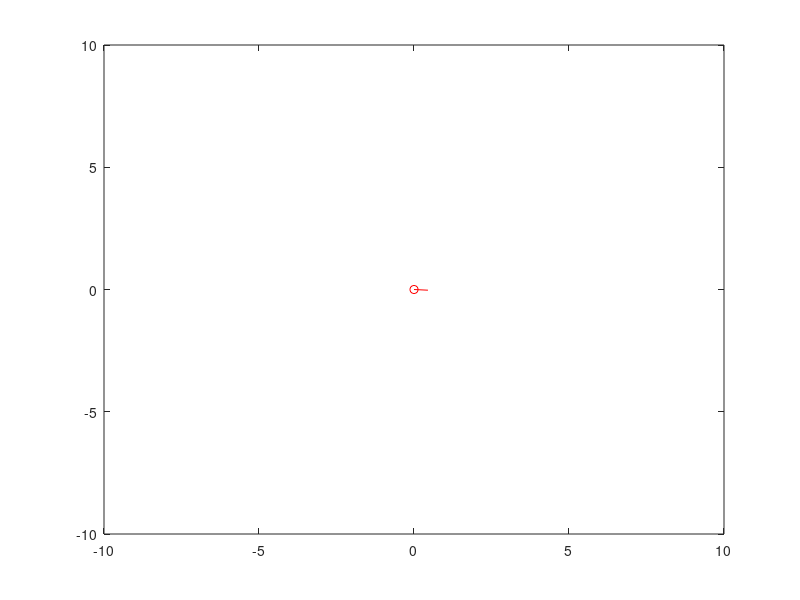

Write the MATLAB code that produced this figure.
clc; clear;

%Definicion de ruta
step = 0.05;
N = 10/step;
%x = linspace(0, 10, N);
x = zeros(N, 1);
y = zeros(N, 1);
theta_r = linspace(0, 2*pi, length(x))';
%theta_r = zeros(length(x), 1);

%Parametros del robot
T_k = 0.0001;                %tiempo de sampling
R = 0.45/2;                %radio del robot

%Obtencion del perfil de velocidades
v = zeros(length(x), 3); %Vector de velocidades v1, v2 y v3

for k = linspace(1, length(x)-1, length(x)-1)
    theta_1 = theta_r(k);
    theta_2 = theta_1 + 120*pi/180;
    theta_3 = theta_2 + 120*pi/180;

    v(k+1, 1) = -sin(theta_1)*-1*(x(k) - x(k+1))/T_k + cos(theta_1)*-1*(y(k) - y(k+1))/T_k + R*-1*(theta_r(k) - theta_r(k+1))/T_k;
    v(k+1, 2) = -sin(theta_1+theta_2)*-1*(x(k) - x(k+1))/T_k + cos(theta_1+theta_2)*-1*(y(k) - y(k+1))/T_k + R*-1*(theta_r(k) - theta_r(k+1))/T_k;
    v(k+1, 3) = -sin(theta_1+theta_3)*-1*(x(k) - x(k+1))/T_k + cos(theta_1+theta_3)*-1*(y(k) - y(k+1))/T_k + R*-1*(theta_r(k) - theta_r(k+1))/T_k;
end

x_p = zeros(length(x), 1);
y_p = zeros(length(x), 1);
theta_r_p = zeros(length(x), 1);

for k = linspace(1, length(x)-1, length(x)-1)
    theta_1 = theta_r_p(k);
    theta_2 = theta_1 + 120*pi/180;
    theta_3 = theta_2 + 120*pi/180;

    x_p(k+1) = x_p(k)+2/3*T_k*(-sin(theta_1)*v(k, 1) -sin(theta_1+theta_2)*v(k, 2) -sin(theta_1+theta_3)*v(k, 3));
    y_p(k+1) = y_p(k)+2/3*T_k*(cos(theta_1)*v(k, 1) +cos(theta_1+theta_2)*v(k, 2) +cos(theta_1+theta_3)*v(k, 3));
    theta_r_p(k+1) = theta_r_p(k) + (2/3*T_k/(2*R))*(v(k, 1)+v(k, 2)+v(k, 3));
end

disp('end');

pause(1);
for j = linspace(1, length(x)-1, length(x)-1)
    quiver(x_p(j), y_p(j), 0.5*cos(theta_r_p(j)), 0.5*sin(theta_r_p(j)), "-or")
    xlim([-10 10])
    ylim([-10 10])
    pause(T_k)
end